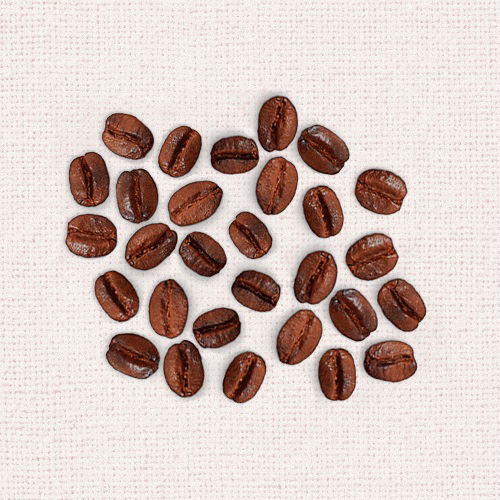
#> input picture img/graos-cafe.bmp, 500 x 500 px
$ python bordar.py
#> lines starting #> are read from the running program, lines starting #| are printed output that depends on the picture; after the words box and inside, x2 and y2 are one past the last pixel; in counts of white or black regions, pixels touching at a corner belong together
# Segmentação por binárização
# O limiar é definido por tentativa e erro
# Author: Higor Tavares
import cv2
path = '../../img/graos-cafe.bmp'
# Carrega a imagem em tons de cinza
img = cv2.imread(path,0)
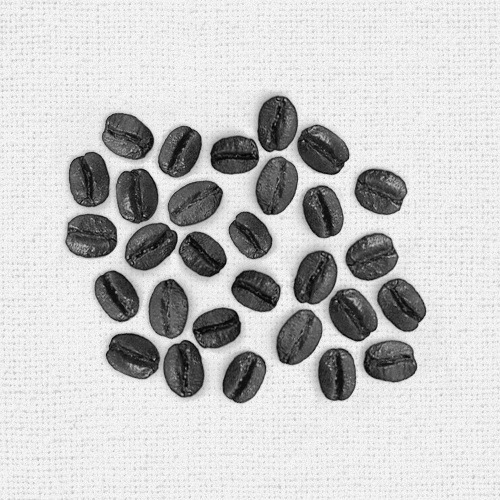
#> img: shape (500, 500); min 1, max 254, mean 199.2
ret, binary = cv2.threshold(img,155,255,cv2.THRESH_BINARY_INV)
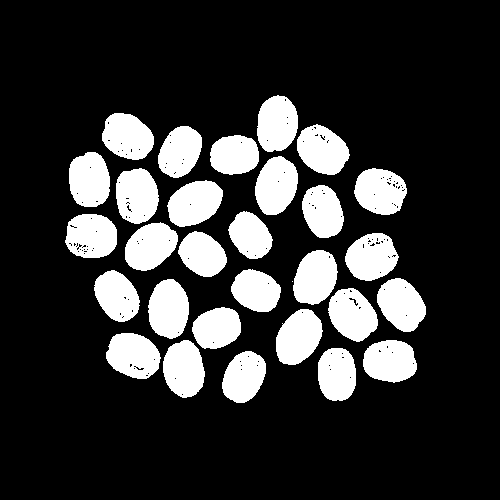
#> binary: shape (500, 500); 20.7% white; 30 white regions (1 under 20 px), largest, box (x1, y1, x2, y2) and area: (276, 309, 323, 365) 1914, (255, 156, 298, 215) 1912, (148, 279, 189, 339) 1909
struture_element = cv2.getStructuringElement(cv2.MORPH_ELLIPSE,(3,3))
# Aplicando operação de abertura para corrigir ruídos internosls
processed = cv2.morphologyEx(binary,cv2.MORPH_CLOSE,struture_element)
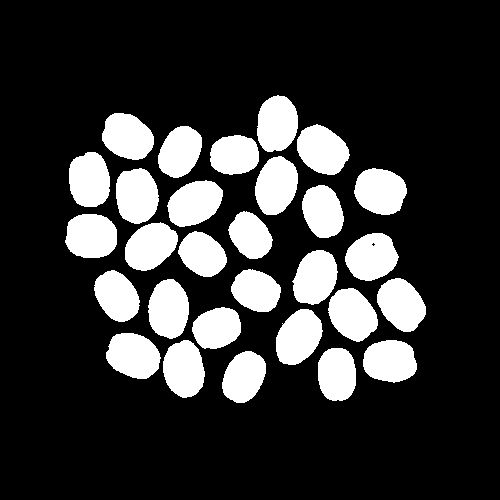
#> processed: shape (500, 500); 20.8% white; 29 white regions, largest, box (x1, y1, x2, y2) and area: (297, 124, 350, 175) 1916, (276, 309, 323, 365) 1915, (255, 156, 298, 215) 1914
bordas = cv2.Canny(processed,100,200)
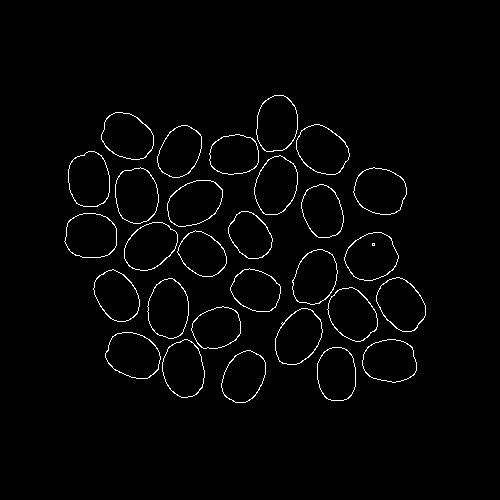
#> bordas: shape (500, 500); 1.9% white in thin lines or dots, all inside (x1, y1, x2, y2) = (64, 95, 426, 403)
cv2.imshow('Original',img)
cv2.imshow('Tratada',processed)
cv2.imshow('Bordas',bordas)
cv2.waitKey(0)
cv2.destroyAllWindows()
